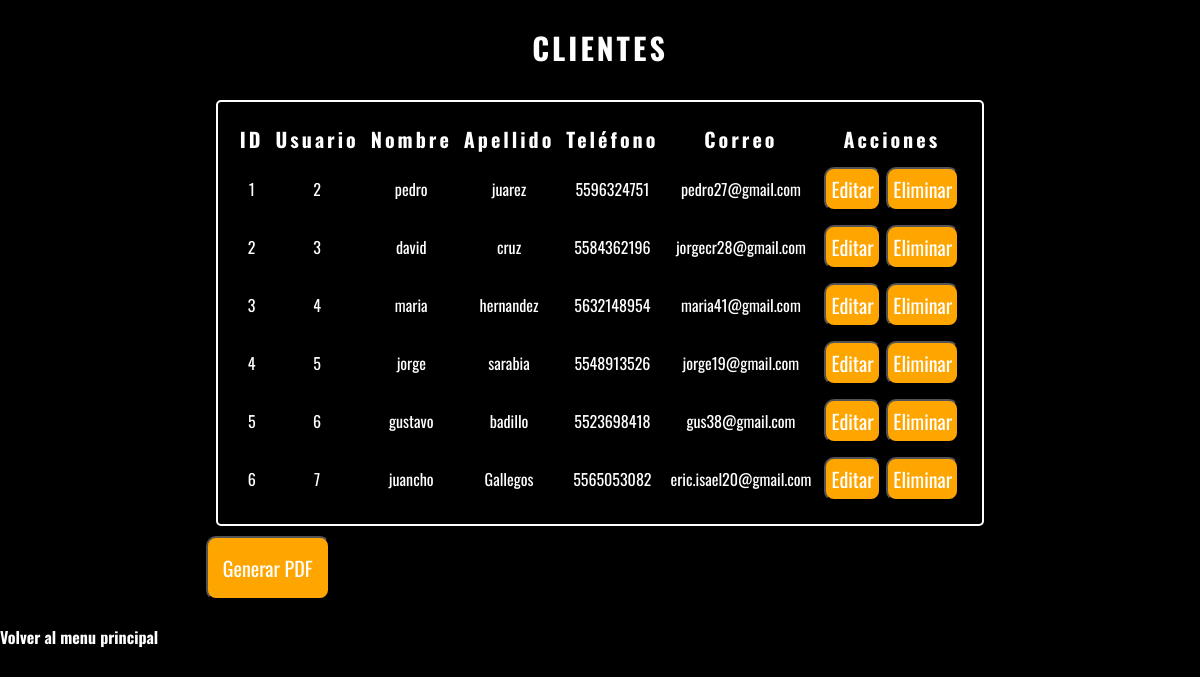
Screenshot of /clientesAdmin.php with the database file from the repository.
### tables this page shows
CREATE TABLE `clientes` (
  `id_cliente` int(11) NOT NULL,
  `id_usuario` int(11) NOT NULL,
  `nombre` varchar(50) NOT NULL,
  `apellido` varchar(50) NOT NULL,
  `telefono` bigint(10) NOT NULL,
  `correo` varchar(50) NOT NULL
);

### clientesAdmin.php (the view, shortened to what this page needs)
<!DOCTYPE html>
<html lang="en">
<head>
  <link rel="stylesheet" href="https://cdnjs.cloudflare.com/ajax/libs/font-awesome/6.4.0/css/all.min.css"integrity="sha512-iecdLmaskl7CVkqkXNQ/ZH/XLlvWZOJyj7Yy7tcenmpD1ypASozpmT/E0iPtmFIB46ZmdtAc9eNBvH0H/ZpiBw==" />
  <link rel="stylesheet" href="style/index.css">
  <link rel="stylesheet" href="style/tablaAdmin.css">
  <link rel="stylesheet" href="style/navbarAdmin.css">
</head>
<body>
<div class="maintablas">
        <div class="tabla-box">
        <h2>CLIENTES</h2>
            <?php
            include 'conexion.php';
            $query = "SELECT * FROM clientes";
            $result = $conecta->query($query);
            if ($result->num_rows > 0) {
                echo "<table >";
                echo "<tr><th>ID</th><th>Usuario</th><th>Nombre</th><th>Apellido</th><th>Teléfono</th><th>Correo</th><th>Acciones</th></tr>";
                while ($row = $result->fetch_assoc()) {
                    echo "<tr>";
                    echo "<td>{$row['id_cliente']}</td>";
                    echo "<td>{$row['id_usuario']}</td>";
                    echo "<td>{$row['nombre']}</td>";
                    echo "<td>{$row['apellido']}</td>";
                    echo "<td>{$row['telefono']}</td>";
                    echo "<td>{$row['correo']}</td>";
                    $id_cliente = $row['id_cliente'];
                    echo "<td>
                    <button class = 'botonRegistrar' onclick=\"window.location.href='editCliente.php?id={$row['id_cliente']}'\">Editar</button>
                    <button class='botonRegistrar' onclick='confirmarEdicion($id_cliente)'>Eliminar</button>
                        </td>";
                    echo "</tr>";
                }
                echo "</table>";
            } else {
                echo '<script>alert("Sin registros");</script>';
            }
            ?>
            <a href="clientesPDF.php" target="_blank"><button class="botonEmpleado">Generar PDF</button></a>
        </div>
</div>
    <a href="index.php"><strong>Volver al menu principal</strong></a>
</body>
</html>

### style/index.css (style rules this page uses)
* { margin: 0; padding: 0; font-family: 'Oswald', sans-serif; }
body { height: 100vh; color: #fff; background-color: black; background-image: url("http://localhost/integrador/img/fondo230.jpg"); background-position: center; background-size: cover; background-repeat: no-repeat; background-attachment: fixed; transition: all .2s ease-in-out; animation: cambioImagen 10s infinite; }
a { color: #fff; text-decoration: none; }

### style/tablaAdmin.css (style rules this page uses)
.maintablas { justify-content: center; align-items: center; display: grid; }
.tabla-box { transition: all .2s ease-in-out; width: 100%; padding: 25px; background: rgba(0,0,0,.5); box-sizing: border-box; box-shadow: 0 15px 25px rgba(0,0,0,.6); border-radius: 10px; }
.tabla-box h2 { letter-spacing: 3px; margin: 0 0 30px; font-size: 30px; transition: all .2s ease-in-out; padding: 0; color: #fff; text-align: center; }
.botonRegistrar { text-align:center; background-color: orange; color: white; border-radius: 10px; transition: all .2s ease-in-out; }
.botonEmpleado { padding: 15px; text-align:center; background-color: orange; color: white; font-size: 20px; border-radius: 10px; transition: all .2s ease-in-out; }
td .botonRegistrar { padding: 5px; display: inline-block; margin: 1px; font-size: 20px; }
table { padding: 15px; border-collapse: separate; border: 2px solid white; border-radius: 5px; transition: all .2s ease-in-out; margin: 10px; }
th { font-style: normal; transition: all .2s ease-in-out; letter-spacing: 3px; font-size: 20px; color: #fff; }
th, td { padding: 5px; text-align: center; }

### rows the page displays
clientes: id_cliente "1", id_usuario "2", nombre "pedro", apellido "juarez", telefono "5596324751", correo "pedro27@gmail.com"
clientes: id_cliente "2", id_usuario "3", nombre "david", apellido "cruz", telefono "5584362196", correo "jorgecr28@gmail.com"
clientes: id_cliente "3", id_usuario "4", nombre "maria", apellido "hernandez", telefono "5632148954", correo "maria41@gmail.com"
clientes: id_cliente "4", id_usuario "5", nombre "jorge", apellido "sarabia", telefono "5548913526", correo "jorge19@gmail.com"
clientes: id_cliente "5", id_usuario "6", nombre "gustavo", apellido "badillo", telefono "5523698418", correo "gus38@gmail.com"
clientes: id_cliente "6", id_usuario "7", nombre "juancho", apellido "Gallegos", telefono "5565053082", correo "eric.isael20@gmail.com"
